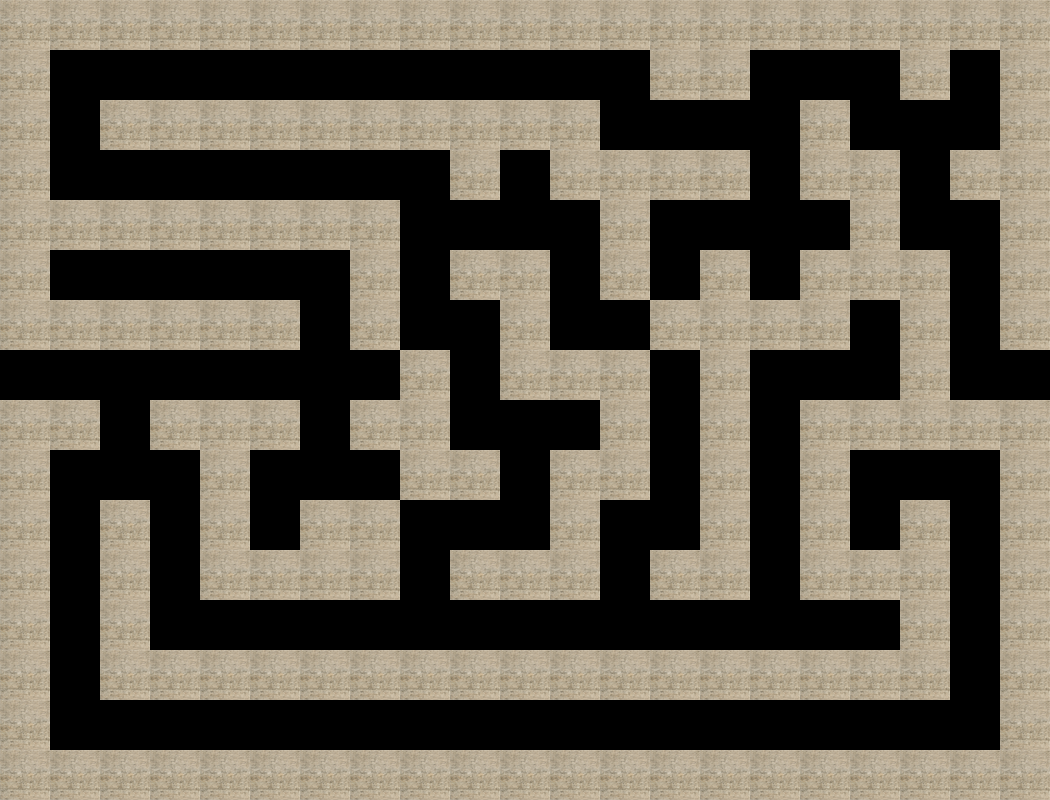

Rendered tile map (Tiled .tmx) drawn with the repository's tilesets; below, a short description and the full map source, tile grids included:
An orthogonal 21x16 tile map with 50x50 px tiles, 1 tile layer (Tile Layer 1).

<map version="1.2" tiledversion="1.3.2" orientation="orthogonal" renderorder="right-down" compressionlevel="-1" width="21" height="16" tilewidth="50" tileheight="50" infinite="0" nextlayerid="2" nextobjectid="1">
 <tileset firstgid="1" source="MazeTilSet.tsx" />
 <layer id="1" name="Tile Layer 1" width="21" height="16">
  <data encoding="csv">
1,1,1,1,1,1,1,1,1,1,1,1,1,1,1,1,1,1,1,1,1,
1,0,0,0,0,0,0,0,0,0,0,0,0,1,1,0,0,0,1,0,1,
1,0,1,1,1,1,1,1,1,1,1,1,0,0,0,0,1,0,0,0,1,
1,0,0,0,0,0,0,0,0,1,0,1,1,1,1,0,1,1,0,1,1,
1,1,1,1,1,1,1,1,0,0,0,0,1,0,0,0,0,1,0,0,1,
1,0,0,0,0,0,0,1,0,1,1,0,1,0,1,0,1,1,1,0,1,
1,1,1,1,1,1,0,1,0,0,1,0,0,1,1,1,1,0,1,0,1,
0,0,0,0,0,0,0,0,1,0,1,1,1,0,1,0,0,0,1,0,0,
1,1,0,1,1,1,0,1,1,0,0,0,1,0,1,0,1,1,1,1,1,
1,0,0,0,1,0,0,0,1,1,0,1,1,0,1,0,1,0,0,0,1,
1,0,1,0,1,0,1,1,0,0,0,1,0,0,1,0,1,0,1,0,1,
1,0,1,0,1,1,1,1,0,1,1,1,0,1,1,0,1,1,1,0,1,
1,0,1,0,0,0,0,0,0,0,0,0,0,0,0,0,0,0,1,0,1,
1,0,1,1,1,1,1,1,1,1,1,1,1,1,1,1,1,1,1,0,1,
1,0,0,0,0,0,0,0,0,0,0,0,0,0,0,0,0,0,0,0,1,
1,1,1,1,1,1,1,1,1,1,1,1,1,1,1,1,1,1,1,1,1
</data>
 </layer>
</map>